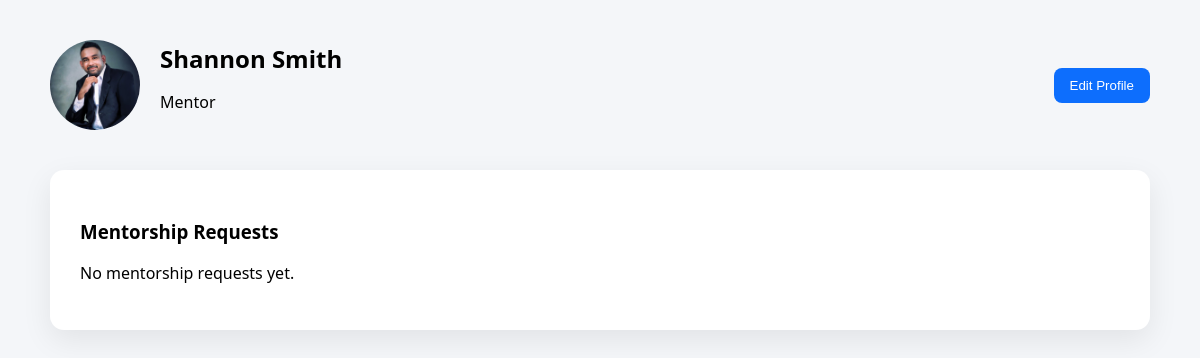
/mentor/dashboard/ (signed in), run on the app's committed database.
### core/models.py (models this page shows, shortened)
class Mentor(models.Model):
    user = models.OneToOneField(User, on_delete=models.CASCADE, related_name="mentor")
    name = models.CharField(max_length=120)
    profile_text = models.TextField()
    embedding = models.JSONField(null=True, blank=True)
    profile_image = models.ImageField(upload_to="profiles/", blank=True, null=True)
    linkedin = models.URLField(blank=True, null=True)
    github = models.URLField(blank=True, null=True)
    cv = models.FileField(upload_to="cvs/", blank=True, null=True)

### core/views.py (the view)
# urls.py: path("mentor/dashboard/", mentor_dashboard),
@login_required(login_url="/login/")
def mentor_dashboard(request):
    mentor = request.user.mentor
    requests = MentorRequest.objects.filter(
        mentor=mentor,
        status="pending"
    )
    return render(request, "mentor_dashboard.html", {
        "mentor": mentor,
        "requests": requests
    })

### core/templates/mentor_dashboard.html (shortened to what this page needs)
{% load static %}
<!DOCTYPE html>
<html>
<head>
</head>
<body>
<div class="container">
<div class="header">
    <div class="profile">
        {% if mentor.profile_image %}
            <img src="{{ mentor.profile_image.url }}">
        {% else %}
            <img src="{% static 'core/images/default-avatar.png' %}">
        {% endif %}
        <div>
            <h2>{{ mentor.name }}</h2>
            <p>Mentor</p>
        </div>
    </div>
    <a href="/mentor/profile/">
        <button class="edit-btn">Edit Profile</button>
    </a>
</div>
<div class="section">
<h3>Mentorship Requests</h3>
{% for r in requests %}
<div class="request-card">
    <div>
        <b>{{ r.mentee.user.email }}</b><br>
        {{ r.mentee.profile_text|truncatewords:20 }}
    </div>
    <div class="actions">
        <form method="post" action="/accept-request/{{ r.id }}/">
            {% csrf_token %}
            <button class="accept">Accept</button>
        </form>
        <form method="post" action="/reject-request/{{ r.id }}/">
            {% csrf_token %}
            <button class="reject">Reject</button>
        </form>
    </div>
</div>
{% empty %}
<p>No mentorship requests yet.</p>
{% endfor %}
</div>
</div>
</body>
</html>

### core/templates/mentor_dashboard.html (style rules this page uses)
body { font-family: "Segoe UI", system-ui; background: #f4f6f9; margin: 0; }
.container { max-width: 1100px; margin: auto; padding: 40px 20px; }
.header { display: flex; justify-content: space-between; align-items: center; margin-bottom: 40px; }
.profile { display: flex; gap: 20px; align-items: center; }
.profile img { width: 90px; height: 90px; border-radius: 50%; object-fit: cover; }
.profile h2 { margin: 0; }
.edit-btn { background: #0d6efd; color: white; border: none; padding: 10px 16px; border-radius: 8px; cursor: pointer; }
.section { background: white; padding: 30px; border-radius: 14px; box-shadow: 0 10px 30px rgba(0,0,0,0.08); }

### data on the page
Mentor: profile_image (picture), name "Shannon Smith"
